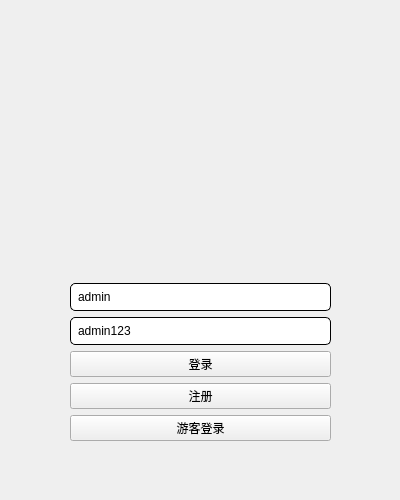
<?xml version="1.0" encoding="UTF-8"?>
<ui version="4.0">
 <class>Form</class>
 <widget class="QWidget" name="Form">
  <property name="geometry">
   <rect>
    <x>0</x>
    <y>0</y>
    <width>400</width>
    <height>500</height>
   </rect>
  </property>
  <property name="minimumSize">
   <size>
    <width>400</width>
    <height>500</height>
   </size>
  </property>
  <property name="maximumSize">
   <size>
    <width>400</width>
    <height>500</height>
   </size>
  </property>
  <property name="windowTitle">
   <string>Form</string>
  </property>
  <property name="styleSheet">
   <string notr="true"/>
  </property>
  <widget class="QWidget" name="verticalLayoutWidget">
   <property name="geometry">
    <rect>
     <x>70</x>
     <y>40</y>
     <width>261</width>
     <height>401</height>
    </rect>
   </property>
   <layout class="QVBoxLayout" name="verticalLayout">
    <item>
     <widget class="QWidget" name="widget" native="true">
      <property name="styleSheet">
       <string notr="true">background-image:url(:/image/task.png);
background-repeat: no-repeat;
background-position: center;</string>
      </property>
     </widget>
    </item>
    <item>
     <layout class="QVBoxLayout" name="verticalLayout_2">
      <item>
       <widget class="QLineEdit" name="emailLineEdit">
        <property name="styleSheet">
         <string notr="true">border:1px solid black;
border-radius:5px;
padding:5px;</string>
        </property>
        <property name="text">
         <string>admin</string>
        </property>
        <property name="placeholderText">
         <string>输入邮箱</string>
        </property>
       </widget>
      </item>
      <item>
       <widget class="QLineEdit" name="passwordLineEdit">
        <property name="styleSheet">
         <string notr="true">border:1px solid black;
border-radius:5px;
padding:5px;</string>
        </property>
        <property name="text">
         <string>admin123</string>
        </property>
        <property name="placeholderText">
         <string>输入密码</string>
        </property>
       </widget>
      </item>
      <item>
       <widget class="QPushButton" name="loginConfirmBtn">
        <property name="maximumSize">
         <size>
          <width>16777215</width>
          <height>16777215</height>
         </size>
        </property>
        <property name="cursor">
         <cursorShape>PointingHandCursor</cursorShape>
        </property>
        <property name="styleSheet">
         <string notr="true"/>
        </property>
        <property name="text">
         <string>登录</string>
        </property>
       </widget>
      </item>
      <item>
       <widget class="QPushButton" name="registerBtn">
        <property name="cursor">
         <cursorShape>PointingHandCursor</cursorShape>
        </property>
        <property name="styleSheet">
         <string notr="true"/>
        </property>
        <property name="text">
         <string>注册</string>
        </property>
       </widget>
      </item>
      <item>
       <widget class="QPushButton" name="customerLoginBtn">
        <property name="cursor">
         <cursorShape>PointingHandCursor</cursorShape>
        </property>
        <property name="styleSheet">
         <string notr="true"/>
        </property>
        <property name="text">
         <string>游客登录</string>
        </property>
       </widget>
      </item>
     </layout>
    </item>
   </layout>
  </widget>
 </widget>
 <resources>
  <include location="src/resources.qrc"/>
 </resources>
 <connections/>
</ui>
